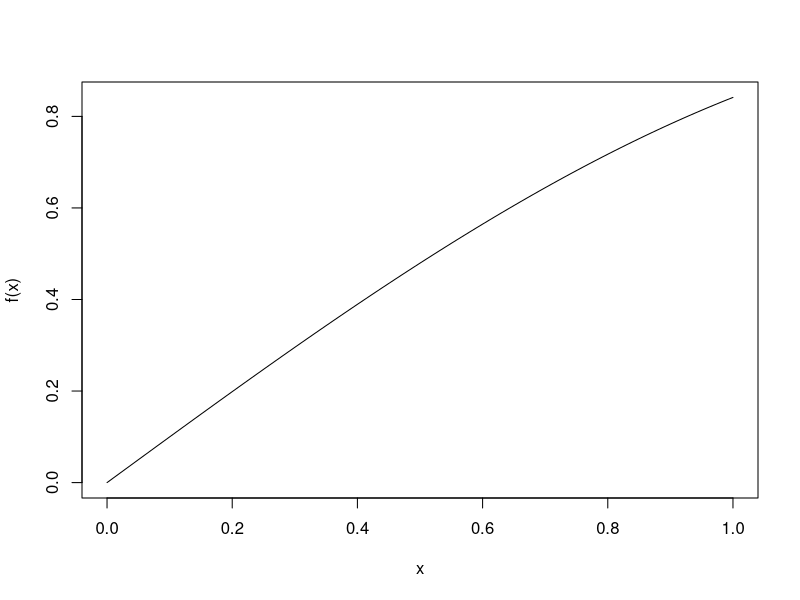

Recreate this plot in R. (Note: this script raises an error after producing the figure.)
# PDU - 10.03.2025
# Przykładowe rozwiązanie zadania 2.2

# Rozwiazanie:

calkaMonteCarlo <- function(f, a, b, n = 1000) {
  # Funkcja oblicza wartosc całki metodą Monte Carlo
  # Param:
  # f - funkcja
  # a, b - liczby oznaczajace krance przedzialu; a < b
  # n - liczba generowanych punktow, n > 0
  # Sprawdzamy warunki poprawnosci argumentow funkcji
  stopifnot(is.function(f))
  stopifnot(is.numeric(a), length(a) == 1)
  stopifnot(is.numeric(b), length(b) == 1)
  stopifnot(a < b)
  stopifnot(is.numeric(n), length(n) == 1,
            n == floor(n), n > 0)
  
  # 1.) 
  fmin <- min(f(a), f(b))
  fmax <- max(f(a), f(b))
  
  stopifnot(fmin >= 0)
  
  # 2.)
  x <- runif(n, min = a, max = b)
  y <- runif(n, min = fmin, max = fmax)
  # 3.) i 4.)
  mean(y <= f(x)) * (b-a) * (fmax-fmin) + (b-a) * fmin
}

# Przykład:

set.seed(123)
f <- function(x) sin(x)
a <- 0
b <- 1

# jak wyglada f() na odcinku [0, 1]
curve(f(x), a, b) # wykres funkcji na [a, b]

n <- 10000
calkaMonteCarlo(f, a, b, n)
# do porównanie:
integrate(f, a, b) # 0.4596977
calkaMonteCarlo(f, a, b, 5)
calkaMonteCarlo(f, a, b, 20)
calkaMonteCarlo(f, a, b, 50)
calkaMonteCarlo(f, a, b, 100)
calkaMonteCarlo(f, a, b, 1000)
calkaMonteCarlo(f, a, b, 10000)

# Przyklady 2:

calkaMonteCarlo(f, 1, 0, 1000)
calkaMonteCarlo(f, 0, 1, c(1, 5, 10))
calkaMonteCarlo(f, '0', '1')

# sprawdzanie warunków:

stopifnot(1 < 2, TRUE, length(1) == 1)
stopifnot(1 < 2, TRUE, length(1) > 1)
stopifnot(1 < 2, FALSE, length(1) > 1)



